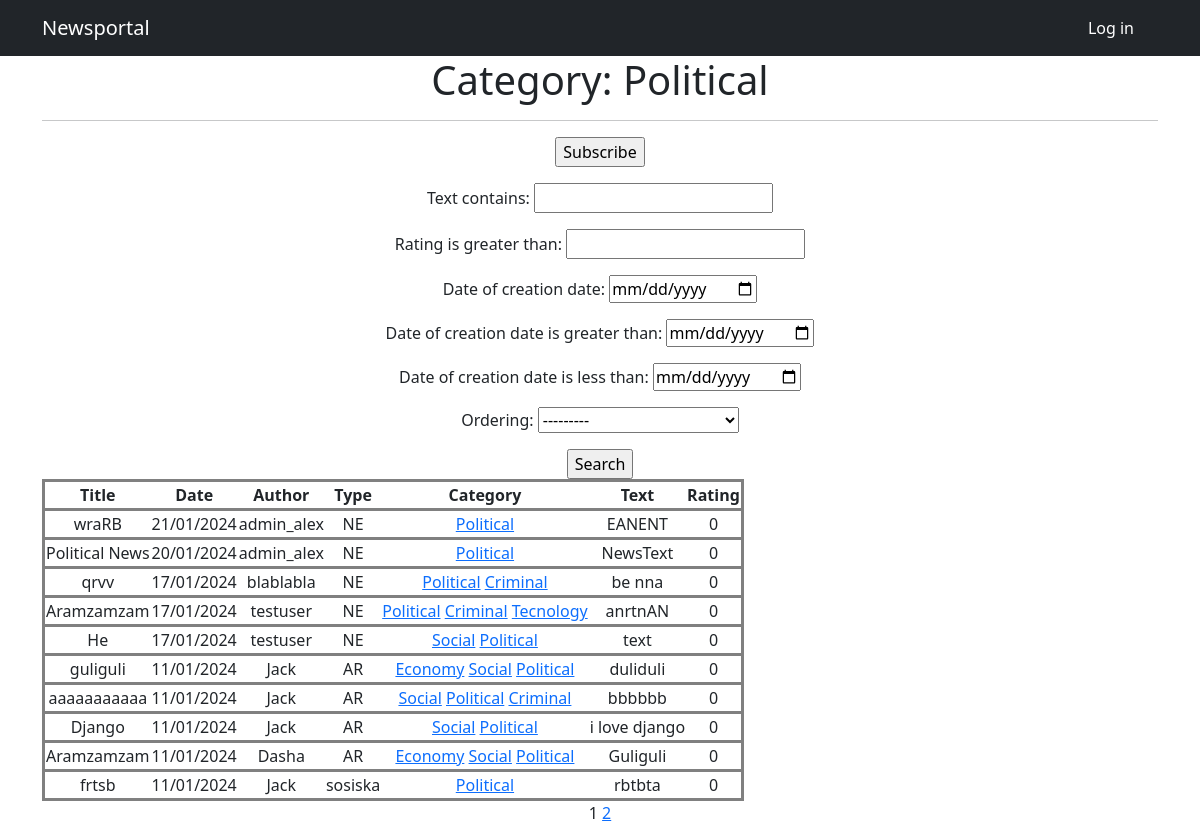
Page /newspaper/categories/3/ on the earlier database version.
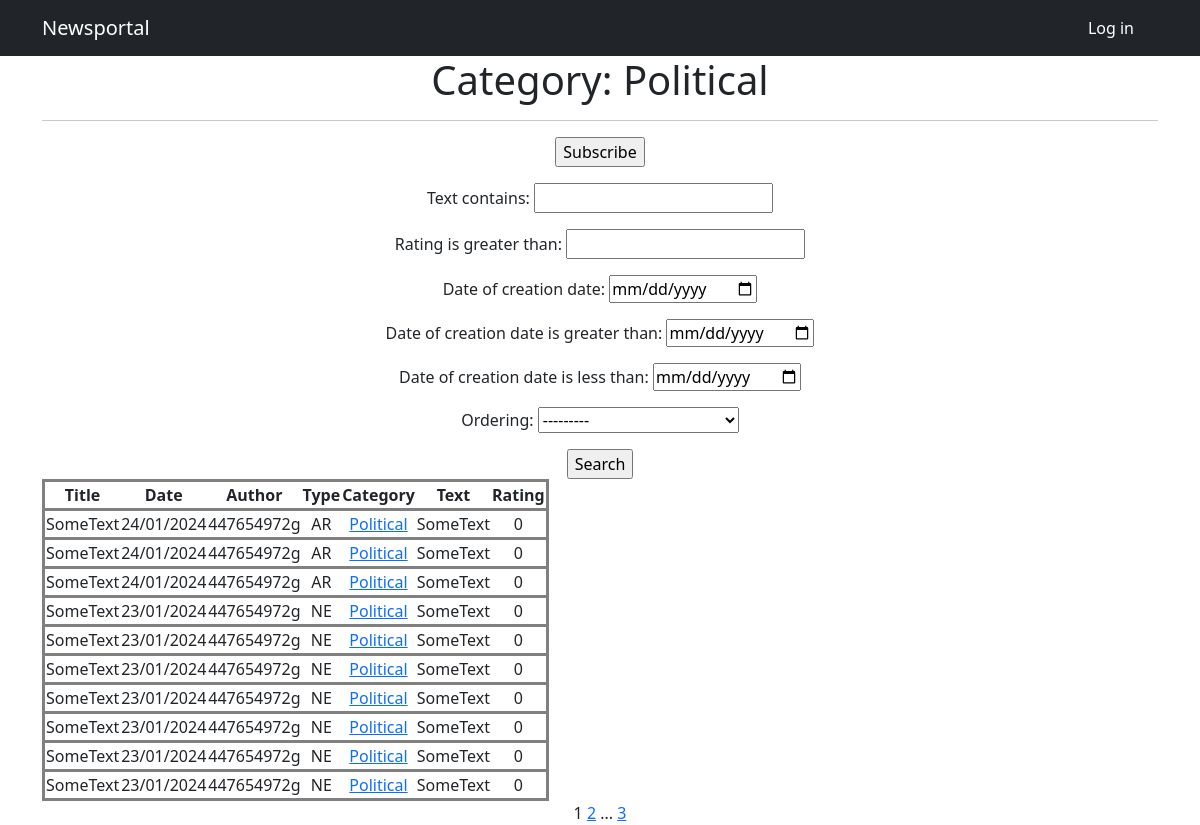
Same page on the later database version.
### newsportal_app/models.py (models this page shows, shortened)
class Post(models.Model):
    author = models.ForeignKey(Author, on_delete=models.CASCADE)
    type = models.CharField(max_length=255, choices=TYPE_OF_POST, default=news)
    date_of_creation = models.DateTimeField(auto_now_add=True)
    category = models.ManyToManyField(Category, through='PostCategory')
    title = models.CharField(max_length=255)
    text = models.TextField()
    rating = models.IntegerField(default=0)

class Author(models.Model):
    user = models.OneToOneField(User, on_delete=models.CASCADE)
    rating = models.IntegerField(default=0)

class Category(models.Model):
    class Meta:
        verbose_name_plural = 'Categories'
    name = models.CharField(max_length=255, unique=True)
    subscribers = models.ManyToManyField(User, blank=True, related_name='categories')

### newsportal_app/views.py (the view)
# urls.py: path('categories/<int:pk>/', CategoryListView.as_view(), name='category_news_list'),
class CategoryListView(PostList):
    model = Post
    template_name = 'views/categories.html'
    context_object_name = 'category_news_list'
    def get_queryset(self):
        self.category = get_object_or_404(Category, id=self.kwargs['pk'])
        queryset = Post.objects.filter(category=self.category).order_by('-date_of_creation')
        self.filterset = PostFilter(self.request.GET, queryset)
        return queryset
    def get_context_data(self, **kwargs):
        context = super().get_context_data(**kwargs)
        context['is_subscriber'] = self.request.user in self.category.subscribers.all()
        context['category'] = self.category
        return context

### newsportal_app/templatetags/custom_filters.py (called while the page is built)
@register.filter()
def censor(text):
    for first in range(len(text)):
        for second in range(1, len(text)+1):
            if text[first:second + 1] in profanity_list:
                text = text[:first + 1] + '*' * (second - first) + text[second + 1:]
    return text

### newsportal_app/templatetags/custom_tags.py (called while the page is built)
@register.simple_tag(takes_context=True)
def url_replace(context, **kwargs):
    d = context['request'].GET.copy()
    for k, v in kwargs.items():
        d[k] = v
    return d.urlencode()

### newsportal_app/views.py (called while the page is built)
    def get_context_data(self, **kwargs):
        context = super().get_context_data(**kwargs)
        context['filterset'] = self.filterset
        return context

### templates/views/categories.html (shortened to what this page needs)
{% extends 'flatpages/default.html' %}
{% load custom_tags %}
{% load custom_filters %}
{% block title %}
Newsportal
{% endblock title %}
{% block content %}
   <h1>Category: {{ category.name }}</h1>
   <hr>
    {% if not is_subscriber %}
    <form action="{% url 'subscribe' category.id %}" method="get">
       <input type="submit" value="Subscribe" />
   </form>
    {% endif %}
   <form action="" method="get">
       {{ filterset.form.as_p }}
       <input type="submit" value="Search" />
   </form>
   {% if category_news_list %}
       <table>
           <tr>
               <th>Title</th>
               <th>Date</th>
               <th>Author</th>
               <th>Type</th>
               <th>Category</th>
               <th>Text</th>
               <th>Rating</th>
           </tr>
           {% for post in category_news_list %}
           <tr>
               <td>{{ post.title }}</td>
               <td>{{ post.date_of_creation|date:"d/m/Y" }}</td>
               <td>{{ post.author.user.username }}</td>
               <td>{{ post.type }}</td>
               <td>
                   {% for category in post.category.all %}
                   <a href="{% url 'category_news_list' category.id %}" >{{ category.name }}</a>
                   {% endfor %}
               </td>
               <td>{{ post.text|truncatechars:20|censor }}</td>
               <td>{{ post.rating }}</td>
           </tr>
           {% endfor %}
       </table>
   {% else %}
       <h2>No posts!</h2>
   {% endif %}
   {{ page_obj.number }}
   {% if page_obj.has_next %}
       <a href="?{% url_replace page=page_obj.next_page_number %}">{{ page_obj.next_page_number }}</a>
       {% if paginator.num_pages != page_obj.next_page_number %}
           ...
           <a href="?{% url_replace page=page_obj.paginator.num_pages %}">{{ page_obj.paginator.num_pages }}</a>
       {% endif %}
   {% endif %}
{% endblock content %}

Differences in the rows shown:
no longer on this page (row unchanged): Post: title "wraRB", date_of_creation "21/01/2024", author.user.username "admin_alex", type "NE", text|censor "EANENT", rating "0", Category (name "Political")
no longer on this page (row unchanged): Post: title "Political News", date_of_creation "20/01/2024", author.user.username "admin_alex", type "NE", text|censor "NewsText", rating "0", Category (name "Political")
no longer on this page (row unchanged): Post: title "qrvv", date_of_creation "17/01/2024", author.user.username "blablabla", type "NE", text|censor "be nna", rating "0", Category (name "Political")
no longer on this page (row unchanged): Category: name "Criminal"
no longer on this page (row unchanged): Post: title "Aramzamzam", date_of_creation "17/01/2024", author.user.username "testuser", type "NE", text|censor "anrtnAN", rating "0", Category (name "Political")
no longer on this page (row unchanged): Category: name "Tecnology", shown under "Aramzamzam"
no longer on this page (row unchanged): Post: title "He", date_of_creation "17/01/2024", author.user.username "testuser", type "NE", text|censor "text", rating "0", Category (name "Political")
no longer on this page (row unchanged): Category: name "Social"
no longer on this page (row unchanged): Post: title "guliguli", date_of_creation "11/01/2024", author.user.username "Jack", type "AR", text|censor "duliduli", rating "0", Category (name "Political")
no longer on this page (row unchanged): Category: name "Economy"
no longer on this page (row unchanged): Post: title "aaaaaaaaaaa", date_of_creation "11/01/2024", author.user.username "Jack", type "AR", text|censor "bbbbbb", rating "0", Category (name "Political")
no longer on this page (row unchanged): Post: title "Django", date_of_creation "11/01/2024", author.user.username "Jack", type "AR", text|censor "i love django", rating "0", Category (name "Political")
no longer on this page (row unchanged): Post: title "Aramzamzam", date_of_creation "11/01/2024", author.user.username "Dasha", type "AR", text|censor "Guliguli", rating "0", Category (name "Political")
no longer on this page (row unchanged): Post: title "frtsb", date_of_creation "11/01/2024", author.user.username "Jack", type "sosiska", text|censor "rbtbta", rating "0", Category (name "Political")
added Post: title "SomeText", date_of_creation "24/01/2024", author.user.username "447654972g", type "AR", text|censor "SomeText", rating "0", Category (name "Political")
added Post: title "SomeText", date_of_creation "24/01/2024", author.user.username "447654972g", type "AR", text|censor "SomeText", rating "0", Category (name "Political")
added Post: title "SomeText", date_of_creation "24/01/2024", author.user.username "447654972g", type "AR", text|censor "SomeText", rating "0", Category (name "Political")
added Post: title "SomeText", date_of_creation "23/01/2024", author.user.username "447654972g", type "NE", text|censor "SomeText", rating "0", Category (name "Political")
added Post: title "SomeText", date_of_creation "23/01/2024", author.user.username "447654972g", type "NE", text|censor "SomeText", rating "0", Category (name "Political")
added Post: title "SomeText", date_of_creation "23/01/2024", author.user.username "447654972g", type "NE", text|censor "SomeText", rating "0", Category (name "Political")
added Post: title "SomeText", date_of_creation "23/01/2024", author.user.username "447654972g", type "NE", text|censor "SomeText", rating "0", Category (name "Political")
added Post: title "SomeText", date_of_creation "23/01/2024", author.user.username "447654972g", type "NE", text|censor "SomeText", rating "0", Category (name "Political")
added Post: title "SomeText", date_of_creation "23/01/2024", author.user.username "447654972g", type "NE", text|censor "SomeText", rating "0", Category (name "Political")
added Post: title "SomeText", date_of_creation "23/01/2024", author.user.username "447654972g", type "NE", text|censor "SomeText", rating "0", Category (name "Political")
Other differences:
{{ page_obj.paginator.num_pages }}: (not shown) → "3"
